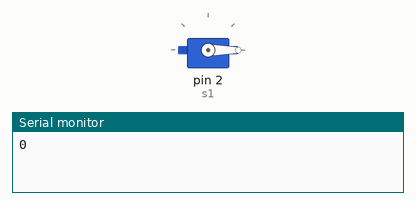
This sketch was run on a simulated Arduino Uno, built with avr-gcc and run on an emulated ATmega328P. Parts: servo, the last lines printed to the serial monitor.

Above: at 0.05 s.
At 4.5 s:
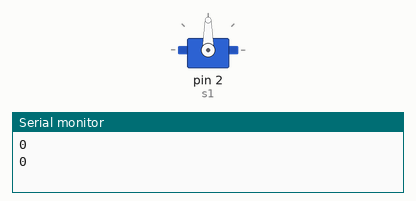
At 9.0 s:
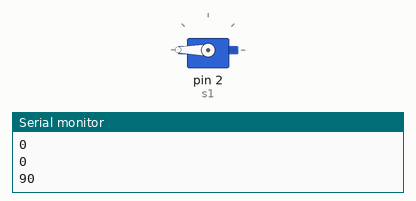
Timing chart, 0 to 11.7 s (numbered marks = the images above):
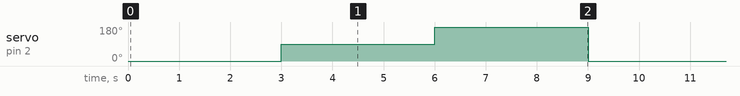

Measured:
- by itself, servo on pin 2 (s1): repeats every 9.0 s: 180° 3.0 s, 0° 3.0 s, 90° 3.0 s

The sketch:

regulador_de_tensao.ino
```cpp
#include <Servo.h>

#define pot A0

Servo s1;
int angs1;
int a;
void setup() {
  s1.attach(2);
  angs1=0;
  s1.write(angs1);
  pinMode(pot,INPUT);
  Serial.begin(9600);

}

void loop() {
  //angs1=map(analogRead(pot),0,1023,0,180);
  angs1=0;
  s1.write(angs1);
  a=s1.read();
  Serial.println(a);
  delay(3000);

  angs1=90;
  a=s1.read();
  Serial.println(a);
  s1.write(angs1);
  delay(3000);

  angs1=180;
  a=s1.read();
  Serial.println(a);
  s1.write(angs1);
  delay(3000);


}
```
